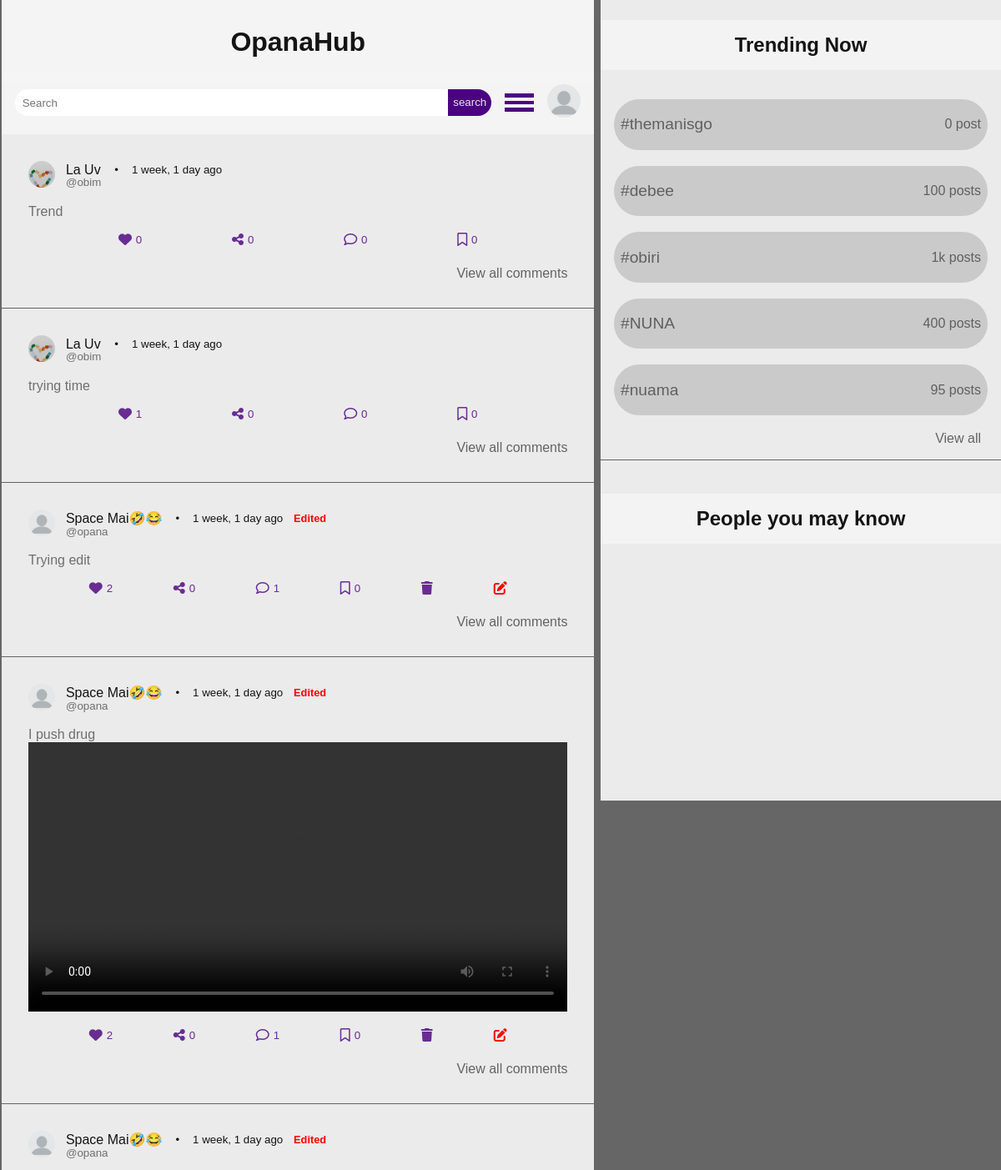
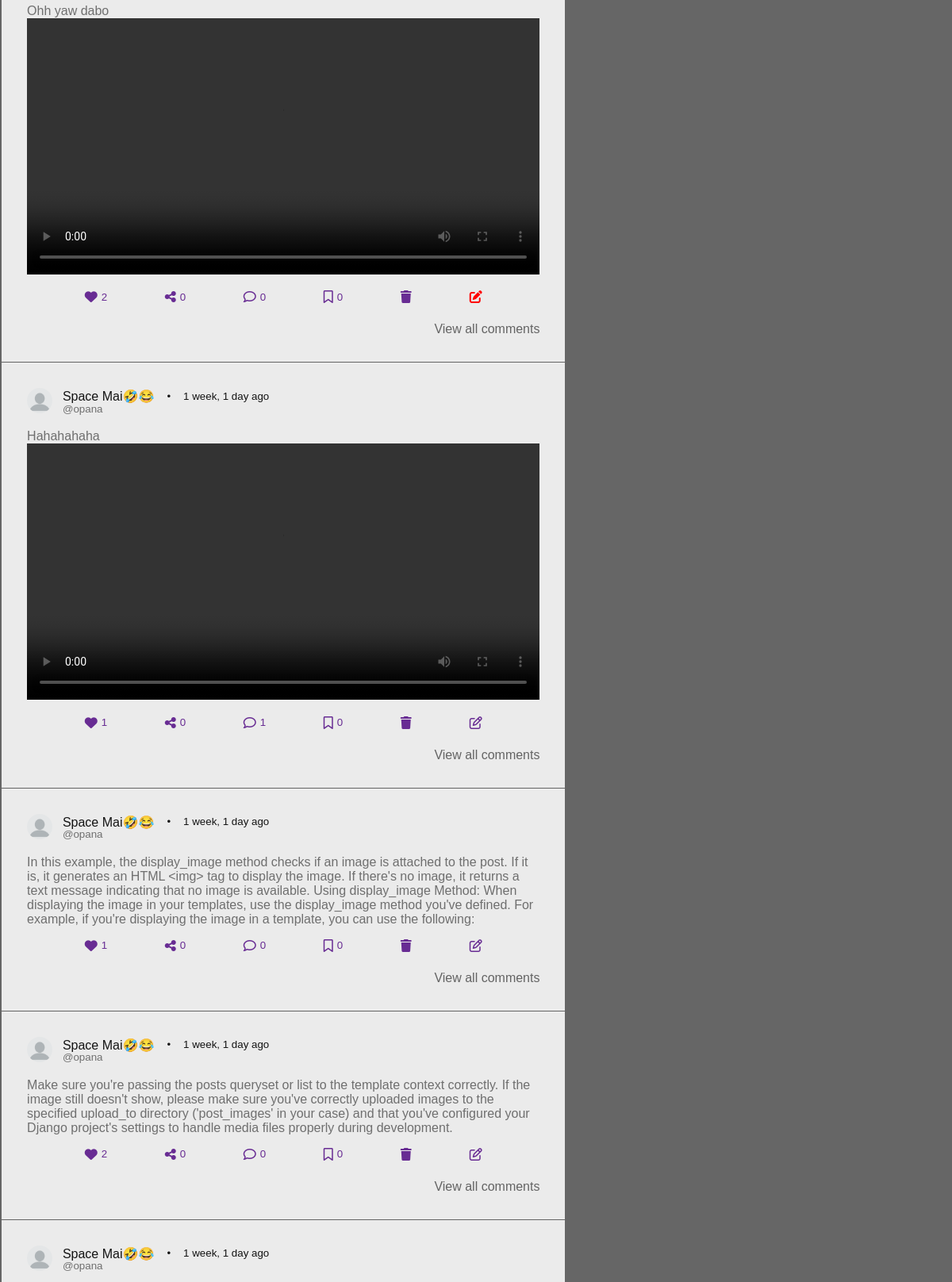
The app's page /frontpage (signed in, upper part), older data (2 pictures, top to bottom).
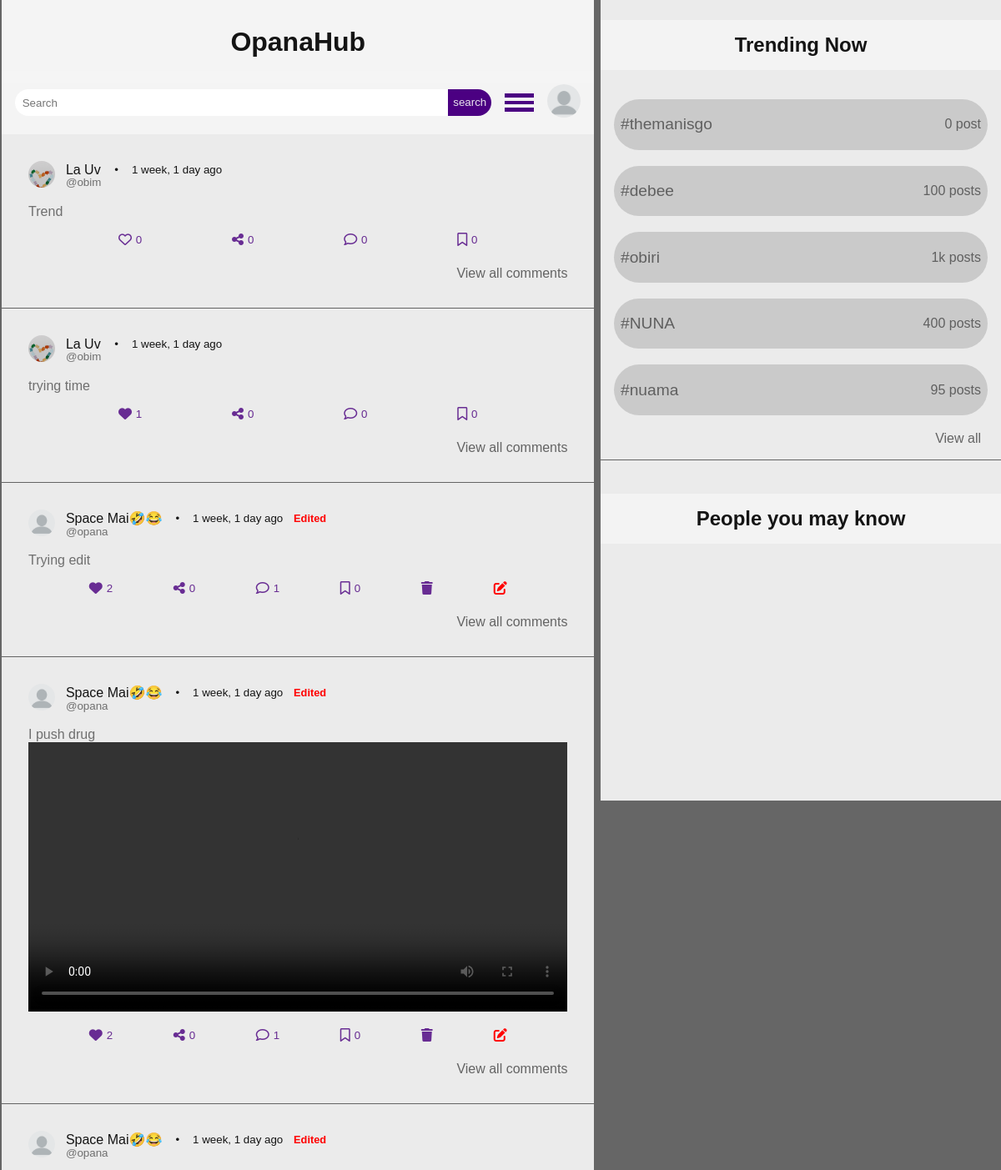
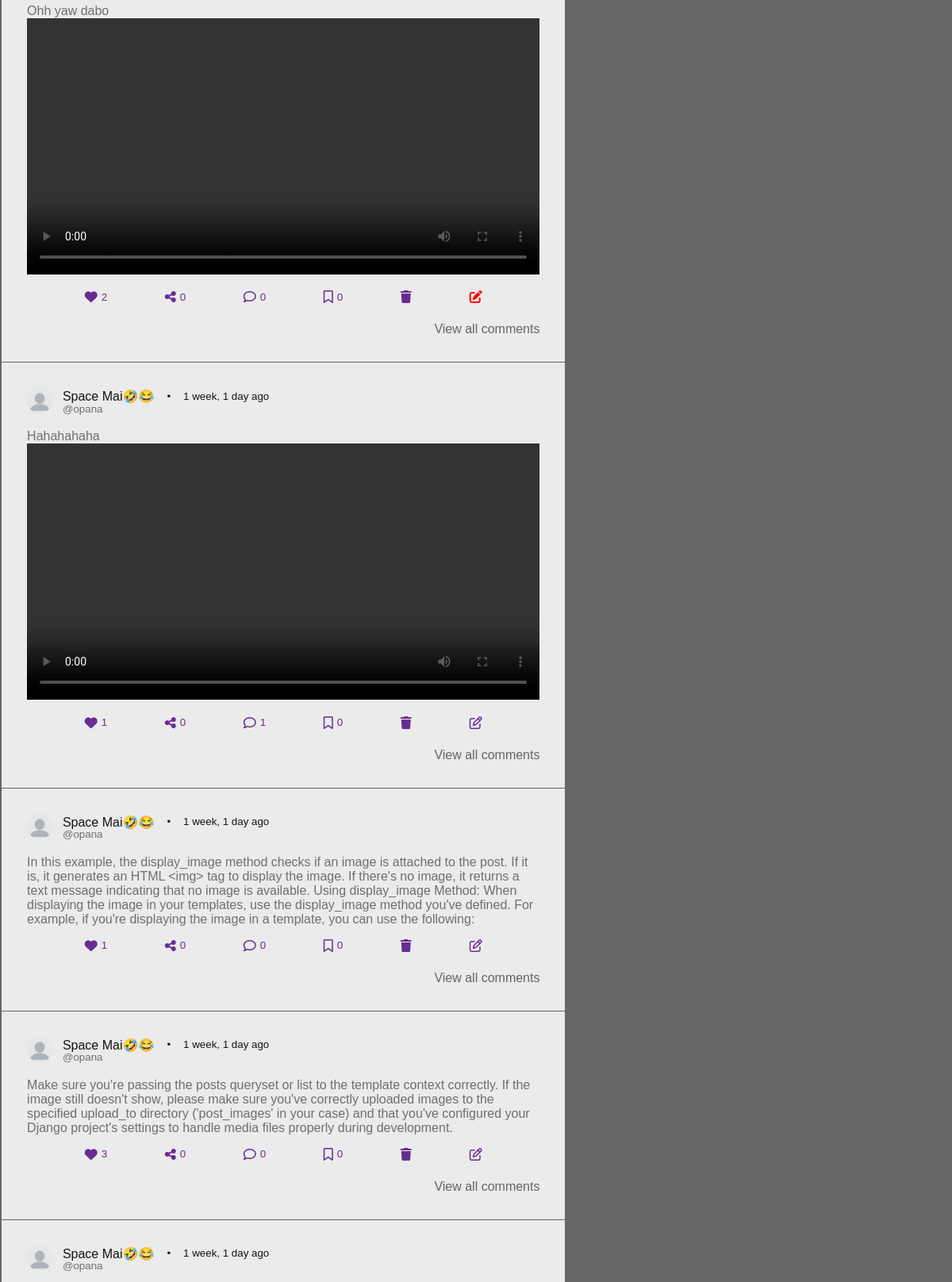
The same page, newer data (2 pictures, top to bottom).
### opanahub/models.py (models this page shows, shortened)
class Posts(models.Model):
    profile = models.ForeignKey(Profile, on_delete=models.CASCADE)
    post_id = models.UUIDField(default=uuid.uuid4)
    image = models.FileField(upload_to='post_images', blank=True, null=True)
    caption = models.TextField()
    trends = models.ForeignKey(Trend, on_delete=models.CASCADE, null=True, blank=True)
    created_on = models.DateTimeField(auto_now_add=True)
    likes = models.IntegerField(default=0)
    liked = models.BooleanField(default=False)
    shares = models.IntegerField(default=0)
    saved = models.IntegerField(default=0)
    sav = models.BooleanField(default=False)
    comments = models.IntegerField(default=0)
    edited = models.BooleanField(default=False)
    def display_image(self):
        if self.image:
            if self.image.url.endswith(('.mp4', '.avi', '.mov')):
                return format_html('<video controls width="100%" src="{}"></video>', self.image.url)
            else:
                return format_html('<img src="{}" alt="Post File" height="auto" />', self.image.url)
        return ""
    class Meta:
        verbose_name_plural = 'Post'

class Profile(models.Model):
    user = models.OneToOneField(User, on_delete=models.CASCADE)
    back_img = models.ImageField(upload_to="back_images", default="thin.jpg")
    profile_img = models.ImageField(upload_to="profile_images", default="blank.webp")
    location = models.CharField(max_length=400, blank=True)
    job = models.CharField(max_length=400, blank=True)
    bio = models.TextField(blank=True)
    display_name = models.CharField(max_length=50, blank=True)
    web = models.URLField(blank=True)
    follw = models.IntegerField(default=0)
    follwing = models.IntegerField(default=0)
    class Meta:
        verbose_name_plural = 'Profile'

### opanahub/views.py (the view)
# urls.py: path('frontpage', views.frontpage, name="frontpage"),
@login_required(login_url=index)
def frontpage(request):
    user_obj = User.objects.get(username=request.user)
    get_profile = Profile.objects.get(user=user_obj)
    logged_in_user = request.user
    posts = Posts.objects.all()
    for post in posts:
        comments = Comment.objects.filter(post=post).order_by('created_on')[:2]
        post.comments = comments
    context = {
        "profile": get_profile,
        "post": posts,
    }
    return render(request, "frontpage.html", context)

### template/frontpage.html (shortened to what the changed rows need)
{% load static %}
{% load humanize %}
<!DOCTYPE html>
<html lang="en">
<head>
    <link rel="stylesheet" href="{% static 'css/style.css' %}">
    <link rel="stylesheet" href="https://cdnjs.cloudflare.com/ajax/libs/font-awesome/6.2.1/css/all.min.css">
</head>
<body>
    <div class="container">
        <div class="center">
           <div class="card">
                {% for posts in post  reversed%}
                <div class="cards">
                    <div class="account">
                        <a href="{% url 'profile' posts.profile.user %}">
                            <img src="{{posts.profile.profile_img.url}}" alt="">
                            <div class="owner">
                                <div class="time">
                                    {% if posts.profile.display_name %}
                                    <p>{{posts.profile.display_name|truncatechars:"15"}}</p>
                                    {% endif %}
                                    <small>@{{posts.profile.user|lower}}</small>
                                </div>
                         </a>
                                <div class="smal">
                                    <small>•</small>
                                    <small>{{posts.created_on|naturaltime}}</small>
                                </div>
                            </div>
                    </div>
                    <div class="content">
                        <a href="{% url 'pana_details' posts.post_id %}">
                            <caption>{{posts.caption}}</caption><br>
                        </a>
                    </div>
                    <div class="actions">
                        {% if posts.liked == True %}
                        <a id="myAnchor" href="{% url 'likethis' %}?like_id={{posts.post_id}}" class="like">
                            <i class="fa fa-heart"></i>
                            <small>{{posts.likes}}</small>
                        </a>
                        {% else %}
                        <a id="myAnchor" href="{% url 'likethis' %}?like_id={{posts.post_id}}" class="like">
                            <i class="fa-regular fa-heart"></i>
                            <small>{{posts.likes}}</small>
                        </a>
                        {% endif %}
                        <a id="myAnchor" class="like">
                            <i class="fa-solid fa-share-nodes"></i>
                            <small>{{posts.shares}}</small>
                        </a>
                        <a id="myAnchor" href="{% url 'pana_details' posts.post_id %}" class="like">
                            <i class="fa-regular fa-comment"></i>
                            <small>{{posts.comments.count}}</small>
                        </a>
                        {% if posts.sav == True  %}
                        <a id="myAnchor" href="{% url 'savethis' %}?like_id={{posts.post_id}}" class="like">
                            <i class="fa fa-bookmark"></i>
                            <small>{{posts.saved}}</small>
                        </a>
                        {% else %}
                        <a id="myAnchor" href="{% url 'savethis' %}?like_id={{posts.post_id}}" class="like">
                            <i class="fa-regular fa-bookmark"></i>
                            <small>{{posts.saved}}</small>
                        </a>
                        {% endif %}
                        {% if posts.profile.user == profile.user %}
                        <a href="{% url 'delpost' posts.post_id %}" class="like">
                            <i class="fa fa-trash"></i>
                        </a>
                        {% if posts.edited == True %}
                        <a href="{% url 'edit' posts.post_id %}" style="color:red;" class="like">
                            <i class="fa fa-fas fa-edit"></i>
                        </a>
                        {% else %}
                        <a href="{% url 'edit' posts.post_id %}" class="like">
                            <i class="fa-regular fa-pen-to-square"></i>
                        </a>
                        {% endif %}
                        {% endif %}
                    </div>
                    <div class="view">
                        <a href="{% url 'pana_details' posts.post_id %}">View all comments</a>
                    </div>
                </div>
            {% endfor %}
</body>
</html>

Row changes from the older to the newer data that the page shows:
changed Posts "Trend": liked True → False (drawn)
changed Posts (number 8 of 9 on the later page): likes "2" → "3"
